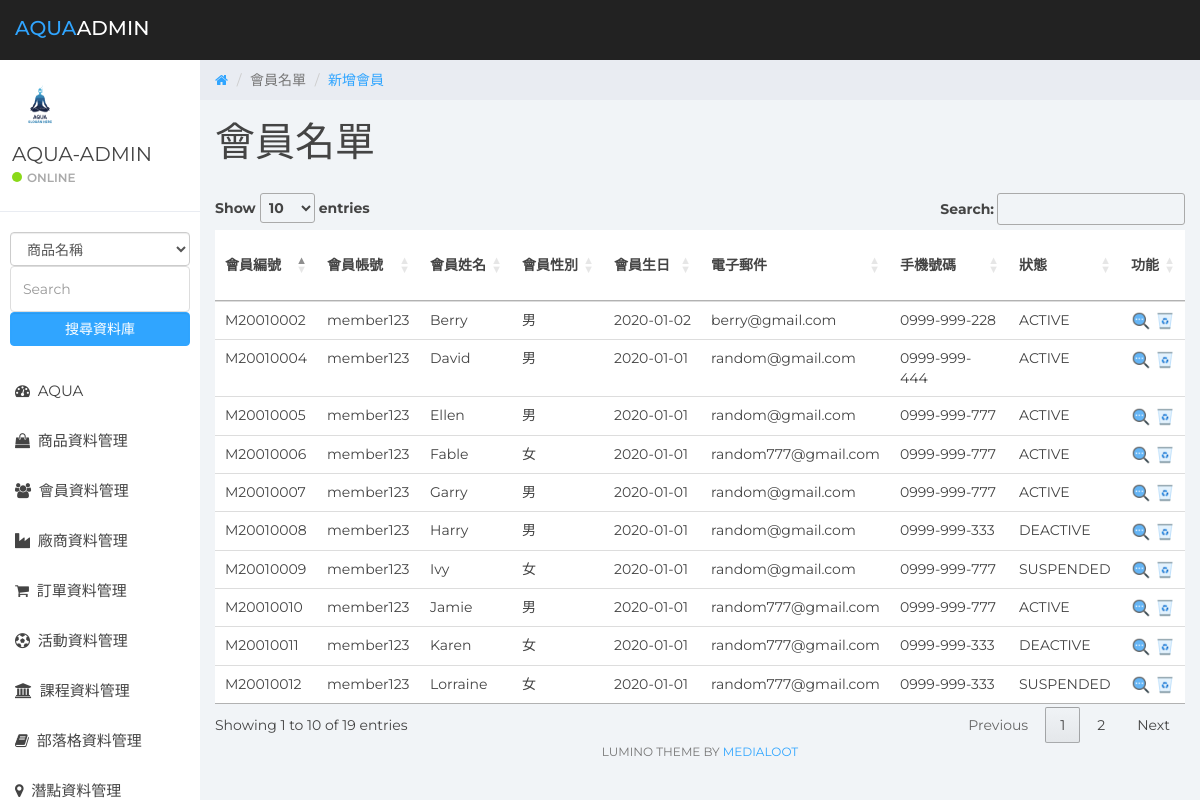
The page /member/member.php on the database its author committed.
### tables this page shows
CREATE TABLE `my_member` (
  `id` tinyint(100) NOT NULL COMMENT '流水號',
  `idd` int(100) DEFAULT NULL,
  `memberId` varchar(9) NOT NULL COMMENT '會員編號',
  `loginId` varchar(30) DEFAULT NULL COMMENT '會員帳號',
  `loginPwd` varchar(40) DEFAULT NULL COMMENT '會員密碼',
  `avatar` varchar(100) DEFAULT NULL COMMENT '會員頭像',
  `fullName` varchar(20) DEFAULT NULL COMMENT '全名',
  `gender` varchar(2) DEFAULT NULL COMMENT '性別',
  `birthDate` date DEFAULT NULL COMMENT '生日',
  `email` varchar(30) DEFAULT NULL COMMENT '電子郵件',
  `mobileNumber` varchar(12) DEFAULT NULL COMMENT '手機號碼',
  `address` varchar(30) DEFAULT NULL COMMENT '地址',
  `joinDate` date DEFAULT current_timestamp() COMMENT '加入日期',
  `currentStatus` varchar(20) DEFAULT NULL COMMENT '現行狀態',
  `rankCoin` int(10) DEFAULT NULL COMMENT '貝殼幣',
  `rankId` varchar(10) DEFAULT NULL COMMENT '級別名稱',
  `created_at` datetime DEFAULT current_timestamp() COMMENT '創建日期',
  `updated_at` datetime DEFAULT current_timestamp() ON UPDATE current_timestamp() COMMENT '更新日期'
);

### member/member.php (the view, shortened to what this page needs)
<?php
require_once("../template/db.inc.php");
?>
<!DOCTYPE html>
<html>
<head>
	<link href="../css/bootstrap.min.css" rel="stylesheet">
	<link href="../css/font-awesome.min.css" rel="stylesheet">
	<link href="../css/datepicker3.css" rel="stylesheet">
	<link href="../css/styles.css" rel="stylesheet">
	<link rel="stylesheet" href="https://cdn.datatables.net/1.10.20/css/jquery.dataTables.min.css">
</head>
<body>
	<?php
		require_once("../template/header.php");
		require_once("../template/sidebar.php");
	?>
	<div class="col-sm-9 col-sm-offset-3 col-lg-10 col-lg-offset-2 main">
		<div class="row">
			<ol class="breadcrumb">
				<li><a href="#">
					<em class="fa fa-home"></em>
				</a></li>
				<li class="active">會員名單</a></li>
				<li class="active"><a href="./new.php">新增會員</a></li>
			</ol>
		</div>
		<div class="row">
			<div class="col-lg-12">
				<h1 class="page-header">會員名單</h1>
			</div>
		</div>
			<table class="table sortable" id="myTable">
				<thead class="thead-dark changecolor">
				  <tr>
					<th>會員編號</th>
					<th>會員帳號</th>
					<th>會員姓名</th>
					<th>會員性別</th>
					<th>會員生日</th>
					<th>電子郵件</th>
					<th>手機號碼</th>
					<th>狀態</th>
					<th>功能</th>
				  </tr>
				</thead>
				<tbody>
				<?php
					$sql = "SELECT `memberId`, `loginId`, `loginPwd`, `avatar`, `fullName`, `gender`, `birthDate`, `email`, `mobileNumber`, `address`, `joinDate`, `currentStatus`,`created_at`, `updated_at`
							FROM `my_member`
							ORDER BY `memberId` ASC";
					$stmt = $pdo->prepare($sql);
					$stmt->execute();
					if($stmt->rowCount() > 0){
						$arr = $stmt->fetchAll(PDO::FETCH_ASSOC);
						for($i = 0; $i < count($arr); $i++){
				?>
				<tr>
					<td><?php echo $arr[$i]['memberId'] ?></td>
					<td><?php echo $arr[$i]['loginId'] ?></td>
					<td><?php echo $arr[$i]['fullName'] ?></td>
					<td><?php echo $arr[$i]['gender'] ?></td>
					<td><?php echo $arr[$i]['birthDate'] ?></td>
					<td><?php echo $arr[$i]['email'] ?></td>
					<td><?php echo $arr[$i]['mobileNumber'] ?></td>
					<td><?php echo $arr[$i]['currentStatus'] ?></td>
					<td>
                    	<a href="./edit.php?editId=<?php echo $arr[$i]['memberId'] ?>"><img name="search" class="functionsize" src="../image/search.png" alt=""></a>
                    	<a href="./delete.php?deletememberId=<?php echo $arr[$i]['memberId']; ?>"><img name="recycle"class="functionsize" src="../image/recycle.png" alt=""></a>
					</td>
				</tr>
				<?php
						}
					}
				?>
				</tbody>
			  </table>
<?php
require_once("../template/footer.php");
?>
</body>
</html>

### css/styles.css (style rules this page uses)
body { background: #f1f4f7; padding-top: 60px; font-size: 14px; color: #444444; font-family: "Montserrat", "Helvetica Neue", Helvetica, Arial, sans-serif; }
a, a:hover, a:focus { color: #30a5ff; }
h1, h2, h3, h4, h5, h6 { color: #444444; }
h1 { font-weight: 300; font-size: 40px; }
.breadcrumb { border-radius: 0; padding: 10px 15px 10px 15px; background: #e9ecf2; margin: 0; }
h1.page-header { margin-top: 20px; border-bottom: 0; }
.table { background: #fff; }
.table > thead > tr > th { border-bottom: 1px solid #e6e7e8; vertical-align: middle; height: 50px; }

### member/member.php (style rules this page uses)
.functionsize { width:20px; }

### rows shown on the page
my_member: memberId "M20010002", loginId "member123", fullName "Berry", gender "男", birthDate "2020-01-02", email "berry@gmail.com", mobileNumber "0999-999-228", currentStatus "ACTIVE"
my_member: memberId "M20010004", loginId "member123", fullName "David", gender "男", birthDate "2020-01-01", email "random@gmail.com", mobileNumber "0999-999-444", currentStatus "ACTIVE"
my_member: memberId "M20010005", loginId "member123", fullName "Ellen", gender "男", birthDate "2020-01-01", email "random@gmail.com", mobileNumber "0999-999-777", currentStatus "ACTIVE"
my_member: memberId "M20010006", loginId "member123", fullName "Fable", gender "女", birthDate "2020-01-01", email "random777@gmail.com", mobileNumber "0999-999-777", currentStatus "ACTIVE"
my_member: memberId "M20010007", loginId "member123", fullName "Garry", gender "男", birthDate "2020-01-01", email "random@gmail.com", mobileNumber "0999-999-777", currentStatus "ACTIVE"
my_member: memberId "M20010008", loginId "member123", fullName "Harry", gender "男", birthDate "2020-01-01", email "random@gmail.com", mobileNumber "0999-999-333", currentStatus "DEACTIVE"
my_member: memberId "M20010009", loginId "member123", fullName "Ivy", gender "女", birthDate "2020-01-01", email "random@gmail.com", mobileNumber "0999-999-777", currentStatus "SUSPENDED"
my_member: memberId "M20010010", loginId "member123", fullName "Jamie", gender "男", birthDate "2020-01-01", email "random777@gmail.com", mobileNumber "0999-999-777", currentStatus "ACTIVE"
my_member: memberId "M20010011", loginId "member123", fullName "Karen", gender "女", birthDate "2020-01-01", email "random777@gmail.com", mobileNumber "0999-999-333", currentStatus "DEACTIVE"
my_member: memberId "M20010012", loginId "member123", fullName "Lorraine", gender "女", birthDate "2020-01-01", email "random777@gmail.com", mobileNumber "0999-999-333", currentStatus "SUSPENDED"
